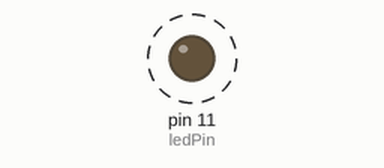
Simulated run of this sketch. Board: Arduino Uno, built with avr-gcc and run on an emulated ATmega328P. Parts: output pins drawn as LEDs (lit = HIGH). Dashed ring = blinking.

Above: at 0.5 s.
Timing chart, 0 to 4.6 s (numbered marks = the images above):
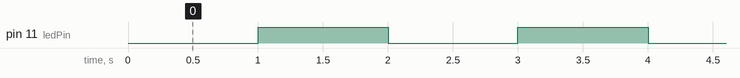

Measured:
- by itself, pin 11 (ledPin): alternates HIGH for 1.0 s and LOW for 1.0 s

The sketch:

Anti_Delay.ino
```cpp
// ====================================================
// Anti_Delay
// Shows how to get a delay without blocking the CPU
// CBPrice 08-10-12 Status Release
// ====================================================

int ledPin =  11;

int ledState = LOW;
unsigned long previousMillis_blinker = 0;
int interval = 1000;

void setup() {
  pinMode(ledPin, OUTPUT);
}

void loop() {
  blinker();
}

void blinker() {

  unsigned long currentMillis_blinker = millis();

  if (currentMillis_blinker - previousMillis_blinker >= interval) {
    previousMillis_blinker = currentMillis_blinker;
    if (ledState == LOW) {
      ledState = HIGH;
    } else {
      ledState = LOW;
    }
    digitalWrite(ledPin, ledState);
  }
}
```
